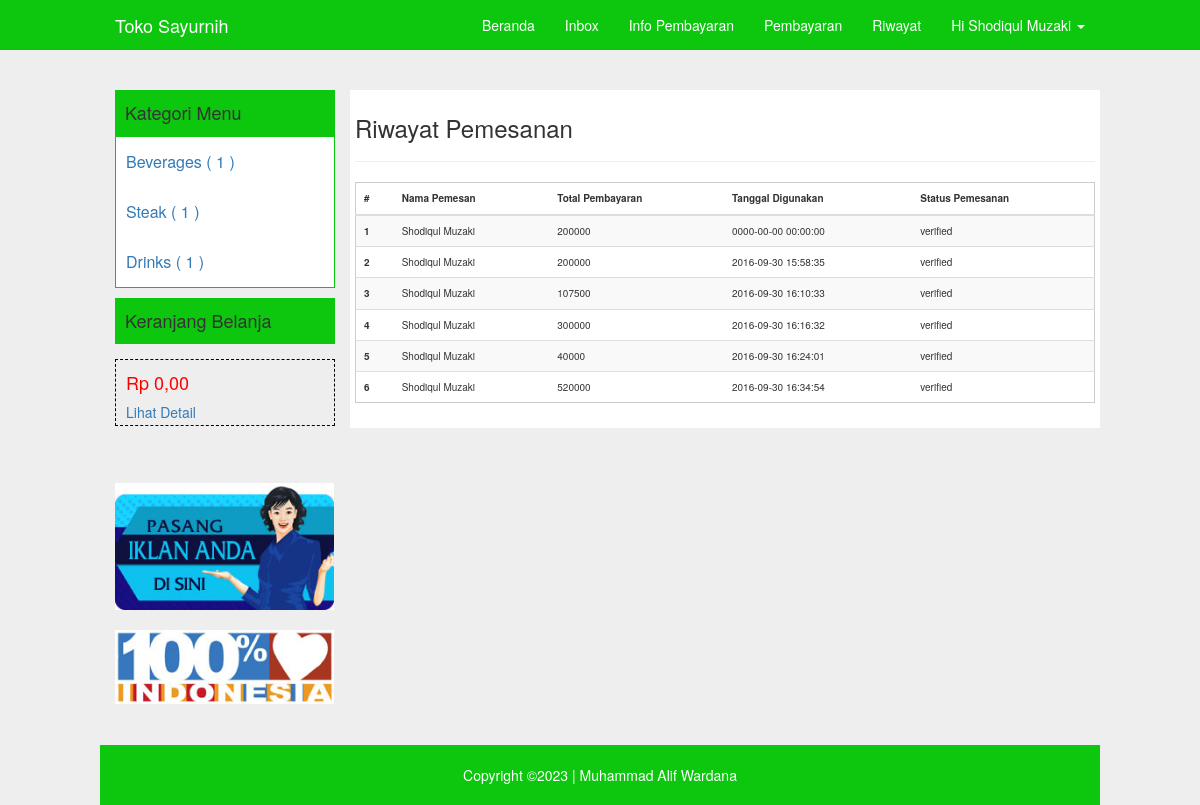
Page /riwayat.php (signed in) on the committed database.
### tables this page shows
CREATE TABLE IF NOT EXISTS `user` (
`id` int(5) NOT NULL,
  `nama` varchar(50) NOT NULL,
  `email` varchar(75) NOT NULL,
  `telephone` varchar(20) NOT NULL,
  `alamat` text NOT NULL,
  `password` varchar(100) NOT NULL,
  `status` enum('user','admin') NOT NULL
);

CREATE TABLE IF NOT EXISTS `kategori_produk` (
`id` int(3) NOT NULL,
  `nama` varchar(100) NOT NULL,
  `deskripsi` text NOT NULL
);

CREATE TABLE IF NOT EXISTS `pembayaran` (
`id` int(11) NOT NULL,
  `id_pesanan` int(11) NOT NULL,
  `id_user` int(11) NOT NULL,
  `file` varchar(255) NOT NULL,
  `total` int(11) NOT NULL,
  `status` enum('pending','verified','','') NOT NULL,
  `keterangan` varchar(255) NOT NULL,
  `created_at` datetime NOT NULL
);

CREATE TABLE IF NOT EXISTS `pesanan` (
`id` int(5) NOT NULL,
  `tanggal_pesan` datetime NOT NULL,
  `tanggal_digunakan` datetime NOT NULL,
  `user_id` int(5) NOT NULL,
  `nama` varchar(100) NOT NULL,
  `alamat` text NOT NULL,
  `kota` varchar(255) NOT NULL,
  `ongkir` int(11) NOT NULL,
  `telephone` varchar(20) NOT NULL,
  `read` enum('0','1') NOT NULL,
  `status` enum('lunas','belum lunas','','') NOT NULL
);

### inc/config.php (called while the page is built, shortened)
<?php
	$url = "http://localhost/tokosayurnih/";
	$no = 1;
?>

### riwayat.php (the view, shortened to what this page needs)
<?php
	include"inc/config.php";
	include"layout/header.php";
	$q = mysqli_query($conn,"select * from pesanan where user_id='$_SESSION[iam_user]'");
    $p = mysqli_query($conn,"select * from pembayaran where id_user='$_SESSION[iam_user]'");
?>
<div class="col-md-9 content-menu">
<div class="col-md-12">
</div>
	<h3>Riwayat Pemesanan </h3>
	<hr>
	<table class="table table-striped table-hove">
		<thead>
			<tr>
				<th>#</th>
				<th>Nama Pemesan</th>
                <th>Total Pembayaran</th>
				<th>Tanggal Digunakan</th>
				<th>Status Pemesanan</th>
			</tr>
		</thead>
		<tbody>
	<?php
    while($data=mysqli_fetch_object($q)){
        while($data2=mysqli_fetch_object($p)){
        ?>
			<tr <?php if($data->read == 0 ){ echo 'style="background:#cce9f8 !important;"'; } ?> >
				<th scope="row"><?php echo $no++; ?></th>
				<td><?php echo $data->nama ?></td>
                <td><?php echo $data2->total ?></td>
				<td><?php echo $data2->created_at ?></td>
				<td>
                <?php echo $data2->status ?>
				</td>
			</tr>
	<?php
        }
} ?>
		</tbody>
	</table>
</div>
<?php include"layout/footer.php"; ?>

### layout/header.php (shortened to what this page needs)
<!DOCTYPE html>
<html lang="en">
<head>
  <link href="<?php echo $url ?>assets/bootstrap/css/bootstrap.css" rel="stylesheet">
  <link href="<?php echo $url ?>assets/bootstrap/css/datetimepicker.css" rel="stylesheet">
  <link href="<?php echo $url ?>assets/css/navbar-fixed-top.css" rel="stylesheet">
  <link href="<?php echo $url ?>assets/css/full-slider.css" rel="stylesheet">
  <link href="<?php echo $url ?>assets/css/style.css" rel="stylesheet">
</head>
<body>
  <nav class="navbar navbar-default navbar-fixed-top navbar-blue">
    <div class="container">
      <div class="navbar-header">
        <a class="navbar-brand" href="#">Toko Sayurnih</a>
      </div>
      <div id="navbar" class="navbar-collapse collapse">
        <ul class="nav navbar-nav navbar-right">
          <li><a href="<?php echo $url ?>">Beranda</a></li>
          <li><a href="<?php echo $url ?>inbox.php">Inbox</a></li>
          <li><a href="<?php echo $url ?>info.php">Info Pembayaran</a></li>
          <?php if (!empty($_SESSION['iam_user'])) { ?>
            <?php
            $user = mysqli_fetch_object(mysqli_query($conn, "SELECT * FROM user where id='$_SESSION[iam_user]'"));
            ?>
            <li><a href="<?php echo $url ?>pembayaran.php">Pembayaran</a></li>
            <li><a href="<?php echo $url ?>riwayat.php">Riwayat</a></li>
            <li class="dropdown">
              <a href="#" class="dropdown-toggle" data-toggle="dropdown" role="button" aria-haspopup="true" aria-expanded="false">Hi <?php echo $user->nama; ?> <span class="caret"></span></a>
            </li>
          <?php } ?>
        </ul>
      </div>
    </div>
  </nav>
  <div class="container" style="margin-top:20px;">
    <div class="row">
      <div class="col-md-3">
        <div style="background:#0cc70e; width:100%; height:auto; padding-top:3px;padding-bottom:3px; padding-left:10px;">
          <h4>Kategori Menu</h4>
        </div>
        <ul class="kategori">
          <?php
          $kategori = mysqli_query($conn, "SELECT * FROM kategori_produk");
          while ($data = mysqli_fetch_array($kategori)) {
          ?>
            <li><a href="<?php echo $url; ?>menu.php?kategori=<?php echo $data['id'] ?>"><?php echo $data['nama']; ?> (
                <?php
                $ck = mysqli_num_rows(mysqli_query($conn, "SELECT * FROM produk WHERE kategori_produk_id='$data[id]'"));
                if ($ck > 0) {
                  echo $ck;
                } else {
                  echo 0;
                } ?>
                )</a></li>
          <?php } ?>
        </ul>
        <div style="background:#0cc70e; width:100%; height:auto; padding-top:3px;padding-bottom:3px; padding-left:10px; 	margin-bottom:15px;">
          <h4>Keranjang Belanja</h4>
        </div>
        <div style=" width:100%; height:auto; padding-top:3px;padding-bottom:3px; padding-left:10px; 	margin-bottom:15px; border: 1px dashed #000;">
          <?php
          if (isset($_SESSION['cart'])) {
            $total = 0;
            $cart = unserialize($_SESSION['cart']);
            if ($cart == '') {
              $cart = [];
            }
            foreach ($cart as $id => $qty) {
              $product = mysqli_fetch_array(mysqli_query($conn, "select * from produk WHERE id='$id'"));
              if (isset($product)) {
                $t = $qty * $product['harga'];
                $total += $t;
              }
            }
            echo '<h4 style="color:#f00;">Rp ' . number_format($total, 2, ',', '.') . '</h4>';
          } else {
            echo '<h4 style="color:#f00;">Rp 0,00</h4>';
          }
          ?>
          <a href="<?php echo $url; ?>keranjang.php">Lihat Detail</a>
        </div>
        <div class="row col-md-12">
        </div>
        <div class="row col-md-12">
          <hr>
          <img src="<?php echo $url . 'img/contohiklan.jpg'; ?>" width="115%"><br><br>
          <img src="<?php echo $url . 'img/ilove_indonesia.jpg'; ?>" width="115%">
        </div>
      </div>

### assets/css/navbar-fixed-top.css (style rules this page uses)
body { padding-top: 70px; }

### assets/css/style.css (style rules this page uses)
@media (min-width: 768px) { .container { width: 750px; } }
@media (min-width: 992px) { .container { width: 970px; } }
@media (min-width: 1200px) { .container { width: 1000px; } }
.kategori li { list-style: none; margin-left: -40px; font-size: 16px; line-height: 30px; }
.content-menu { background-color: #fff; padding: 5px; }
.table { border: 1px solid#CCC; }
table td, table th { padding: 10px; font-size: 10px; }
* { transition: all 200ms ease-in-out; }
body { background-color: #eee; }
.navbar-blue { background-color: #0cc70e; border: none; color: #fff; }
.navbar-blue .navbar-brand { color: #fff; }
.navbar-blue .navbar-nav li > a { color: #fff; }
.kategori { border: 1px solid#0cc70e; background-color: #fff; }
.kategori li { padding: 10px; }

### rows in the picture
user: nama "Shodiqul Muzaki"
kategori_produk: nama "Beverages", ck "1"
kategori_produk: nama "Steak", ck "1"
kategori_produk: nama "Drinks", ck "1"
pesanan: nama "Shodiqul Muzaki"
pembayaran: total "200000", created_at "0000-00-00 00:00:00", status "verified"
pembayaran: total "200000", created_at "2016-09-30 15:58:35", status "verified"
pembayaran: total "107500", created_at "2016-09-30 16:10:33", status "verified"
pembayaran: total "300000", created_at "2016-09-30 16:16:32", status "verified"
pembayaran: total "40000", created_at "2016-09-30 16:24:01", status "verified"
pembayaran: total "520000", created_at "2016-09-30 16:34:54", status "verified"
